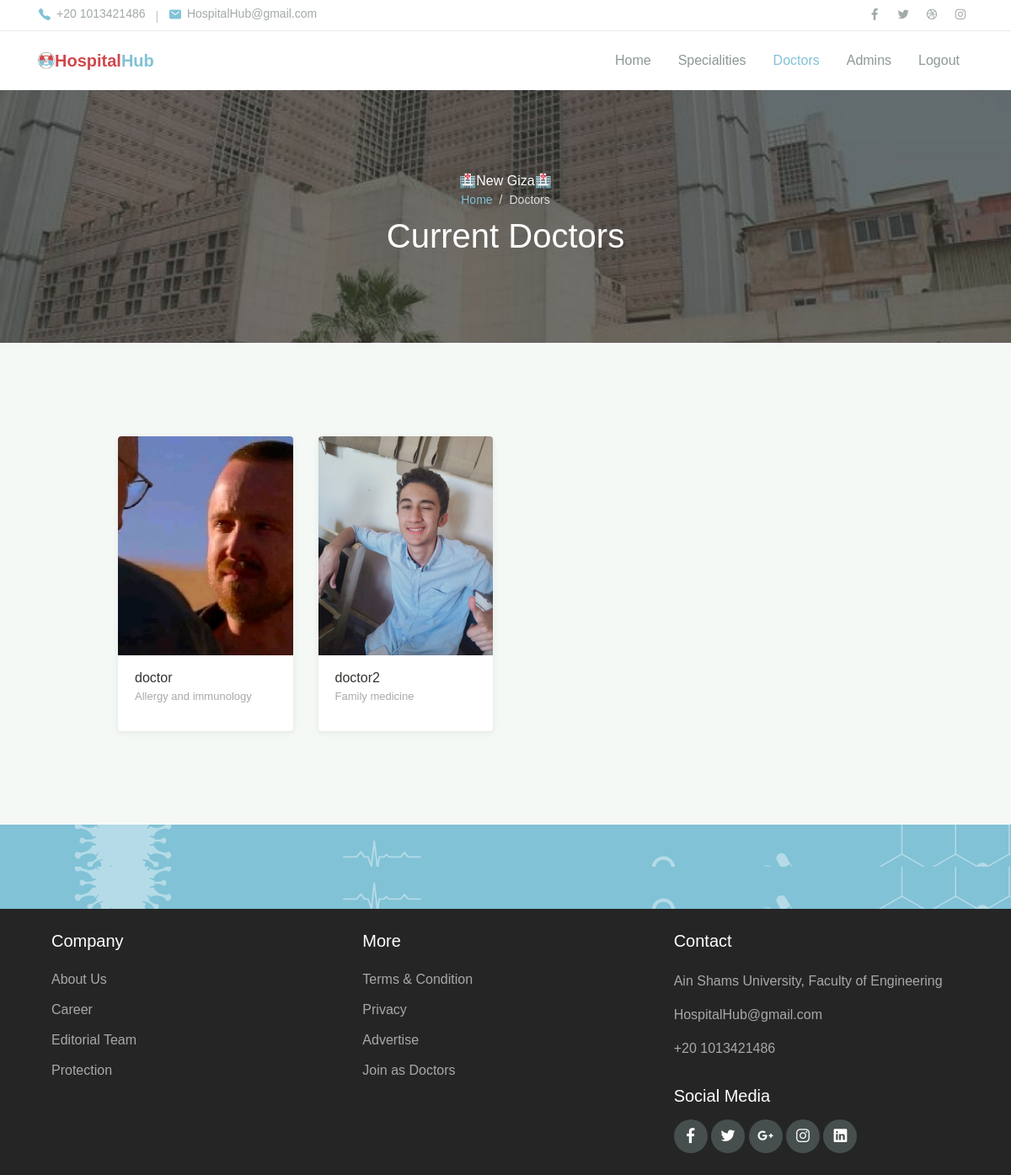
Screenshot of /hospital_hub/admin/doctors (signed in) with the database file from the repository.
### hospital_hub/models.py (models this page shows, shortened)
class Hospital(models.Model):
    name            =models.CharField(max_length=100)
    city            = models.ForeignKey(City,on_delete=models.PROTECT,null=True)
    specialities    = models.ManyToManyField(Speciality)
    image           = models.ImageField(upload_to = "media/",null=True, default=None,blank=True)

class Doctor(models.Model):
    my_account= models.ForeignKey(User,on_delete= models.CASCADE,related_name="my_doctor")
    is_employed= models.BooleanField(default=False)
    speciality= models.ForeignKey(Speciality, on_delete=models.CASCADE,related_name="doctors")
    hospital= models.ForeignKey(Hospital, on_delete=models.SET_NULL,related_name="my_doctors",null=True,blank=True)

class User(AbstractBaseUser):
    username    = models.CharField(max_length=255, unique=True) # unique checks existance with respect to save function
    email       = models.EmailField(verbose_name = 'email address',max_length = 255,unique = True,)
    full_name   = models.CharField(max_length=255, blank=True, null=True)
    phone_number= models.IntegerField()
    city        = models.ForeignKey(City,on_delete=models.PROTECT,null=True)
    owner       = models.BooleanField(default= False) # can login
    admin       = models.BooleanField(default= False) # staff user non superuser
    doctor      = models.BooleanField(default=False) # superuser
    patient     = models.BooleanField(default=False) # superuser
    staff       = models.BooleanField(default=False) # necessary
    created_at  = models.DateTimeField(null=True)
    image       = models.ImageField(upload_to = "media/", default=None)
    USERNAME_FIELD = 'username' #username
    EMAIL_FIELD = 'email' #Email
    REQUIRED_FIELDS = ['email','full_name','phone_number']
    objects = UserManager()
    def save(self, *args, **kwargs):
        try:
            im = Image.open(self.image)
            if len(im.fp.read())>1000000:
                im = im.convert('RGB')
                im = ImageOps.exif_transpose(im)
                im_io = BytesIO()
                im.save(im_io, 'JPEG', quality=60)
                new_image = File(im_io, name=self.image.name)
                self.image = new_image
        except:
            pass
        super().save(*args, **kwargs)

class Speciality(models.Model):
    name =models.CharField(max_length=100,unique=True)
    image = models.ImageField(upload_to = "media/",null=True, default=None)
    def __str__(self):
        return self.name

### hospital_hub/views.py (the view)
# urls.py: path('admin/doctors',views.Admin.ViewDoctors,name='admin_view_doctors'),
    def ViewDoctors(request):
        hospital=request.user.my_admin.first().hospital
        doctors=DoctorModel.objects.filter(hospital=hospital)
        doctorsaccs=[]
        for doc in doctors:
            doctorsaccs.append([doc,doc.my_account])
        return render(request,"hospital_hub/admin/view_doctors.html",{
        "doctors":doctorsaccs,
        "hospital_name":request.user.my_admin.first().hospital.name,
        "flag":"all"
        })

### hospital_hub/templates/hospital_hub/Admin/view_doctors.html (shortened to what this page needs)
{%extends 'hospital_hub/Admin/admin_layout.html'%}
{%load static%}
{%block body%}
<header>
    <nav class="navbar navbar-expand-lg navbar-light shadow-sm">
        <div class="container">
            <img src="{%static 'hospital_hub/assets/img/logo2.png'%}" alt="" style="width:20px;">
            <a style="color:#81C2D6" class="navbar-brand" href="#"><span class="text-primary2">Hospital</span>Hub </a>
            <div class="collapse navbar-collapse" id="navbarSupport">
                <ul class="navbar-nav ml-auto">
                    <li class="nav-item ">
                        <a class="nav-link" href="{%url 'admin_home'%}">Home</a>
                    </li>
                       <li class="nav-item">
                            <a class="nav-link" href="{%url 'view_specialities'%}">Specialities</a>
                        </li>
                    <li class="nav-item">
                        <a class="nav-link active" href="{%url 'admin_view_doctors'%}">Doctors</a>
                    </li>
                    <li class="nav-item">
                        <a class="nav-link" href="{%url 'admin_view_admins'%}">Admins</a>
                    </li>
                    <li class="nav-item">
                        <a class="nav-link" href="{%url 'admin_logout'%}">Logout</a>
                    </li>
                </ul>
            </div>
        </div>
    </nav>
</header>
<div class="page-banner overlay-dark bg-image"
     style="background-image: url(../../../static/hospital_hub/assets/img/bg_image_1.jpg)">
    <div class="banner-section">
        <div class="container text-center wow fadeInUp">
            <span class="subhead">🏥{{hospital_name}}🏥</span>
            <nav aria-label="Breadcrumb">
                <ol class="breadcrumb breadcrumb-dark bg-transparent justify-content-center py-0 mb-2">
                    <li class="breadcrumb-item"><a href="{%url 'admin_home'%}">Home</a></li>
                    <li class="breadcrumb-item active" aria-current="page">
                        Doctors
                    </li>
                </ol>
            </nav>
            <h1 class="font-weight-normal">
                {%if speciality%}{{speciality}}{%else%}Current Doctors{%endif%}
            </h1>
        </div>
    </div>
</div>
<div class="page-section bg-light">
    <div class="container">
        <div class="row justify-content-center">
            <div class="col-lg-10">
                <div class="row">
                    {%if doctors%}
                        {% for doctor, account in doctors %}
                        <div class="col-md-6 col-lg-3 py-3 wow zoomIn">
                            <div class="card-doctor">
                                <div class="header">
                                    <img src="{{account.image.url}}" alt="" height="260" style="object-fit: cover;">
                                </div>
                                <div class="body">
                                    <p class="text-x2 mb-0" style="text-align:left;">
                                        {{account.username}}
                                    </p>
                                    <p  style="text-align:left; color:darkgray; font-size:small">
                                        {{doctor.speciality}}
                                    </p>
                                </div>
                            </div>
                        </div>
                        {%endfor%}
                    {%else%}
                    <h1 style="color:grey;">Your hospital has no specialites added yet.</h1>
                    {%endif%}
                </div>
            </div>
        </div>
    </div>
</div>
<div class="page-section banner-home bg-image" style="background-image: url(../assets/img/banner-pattern.svg)">
    <div class="container py-5 py-lg-0">
        <div class="row align-items-center">
            <div class="col-lg-12 wow zoomIn">
            </div>
        </div>
    </div>
</div>
{%endblock%}

### hospital_hub/static/hospital_hub/assets/css/theme.css (style rules this page uses)
:root { --primary: #81C2D6; --accent: #FF3D85; --secondary: #4E5AFE; --warning: #EED818; --info: #05B4E1; --danger: #FF4943; --success: #96C93D; --dark: #343531; --light: #F5F9F6; --cs: #596261; --grey: #6E807A; }
body { font-family: "Source Sans Pro", sans-serif; line-height: 1.5; color: #343531; }
a { color: #07be94; text-decoration: none; background-color: transparent; }
.bg-light { background-color: #F5F9F6 !important; }
.text-primary2 { color: #CF484C !important; }
.breadcrumb { background-color: #f8f9fa; }
.breadcrumb-dark .breadcrumb-item a { color: #81C2D6; }
.breadcrumb-dark .breadcrumb-item + .breadcrumb-item::before { display: inline-block; padding-right: 0.5rem; color: rgba(255, 255, 255, 0.8); content: "/"; }
.breadcrumb-dark .breadcrumb-item.active { color: rgba(255, 255, 255, 0.8); }
.navbar { min-height: 70px; }
.navbar-brand { color:green; font-weight: 600; padding-top: 10px; padding-bottom: 10px; }
.navbar-nav { margin-top: 10px; border-top: 1px solid #E8EEE4; flex-shrink: 0; }
.navbar-nav .nav-link { transition: all .2s ease; }
.navbar-light .navbar-nav .nav-link { color: rgba(110, 128, 122, 0.8); }
.navbar-light .navbar-nav .show > .nav-link, .navbar-light .navbar-nav .active > .nav-link, .navbar-light .navbar-nav .nav-link.show, .navbar-light .navbar-nav .nav-link.active { font-weight: 500; color: #81C2D6; }
@media (min-width: 992px) { .navbar-expand-lg .navbar-nav { margin-top: 0; border-top: none; } }
@media (min-width: 992px) { .navbar-expand-lg .navbar-nav .nav-link { padding-right: 16px; padding-left: 16px; } }
@media (min-width: 992px) { .navbar-expand-lg .navbar-nav { align-items: center; } }
.bg-image { position: relative; background-position: center center; background-size: cover; background-repeat: no-repeat; }
.bg-image > * { position: relative; z-index: 10; }
.page-section { position: relative; padding-top: 80px; padding-bottom: 80px; overflow: hidden; }
.page-banner { position: relative; height: 300px; z-index: 10; }
.page-hero.overlay-dark::before, .page-banner.overlay-dark::before { content: ""; position: absolute; top: 0; left: 0; width: 100%; height: 100%; background: rgba(52, 53, 49, 0.7); z-index: 1; }
.page-banner .breadcrumb-item, .page-banner .breadcrumb-item a { font-size: 14px; }
.hero-section, .banner-section { position: relative; display: -ms-flexbox; display: flex; -ms-flex-align: center; align-items: center; -ms-flex-pack: center; justify-content: center; height: 100%; color: #ffffff; z-index: 10; }
.card-doctor { display: block; margin: 15px auto; width: 100%; max-width: 240px; background-color: #fff; border-radius: 4px; box-shadow: 0 2px 6px rgba(154, 159, 151, 0.2); overflow: hidden; }
.card-doctor .header { position: relative; width: 100%; height: 260px; overflow: hidden; }
.card-doctor .header::before { content: ''; position: absolute; top: 0; left: 0; width: 100%; height: 100%; background-color: rgba(52, 53, 49, 0.36); opacity: 0; transition: opacity .2s linear; }
.card-doctor .header img { width: 100%; }
.card-doctor .body { padding: 15px 20px; }
.banner-home { padding: 0; background-color: #81C2D6; color: #fff; height: 50px; }

### rows the page displays
Hospital: name "New Giza"
Doctor: image (picture), username "doctor", speciality "Allergy and immunology"
Doctor: image (picture), username "doctor2", speciality "Family medicine"
